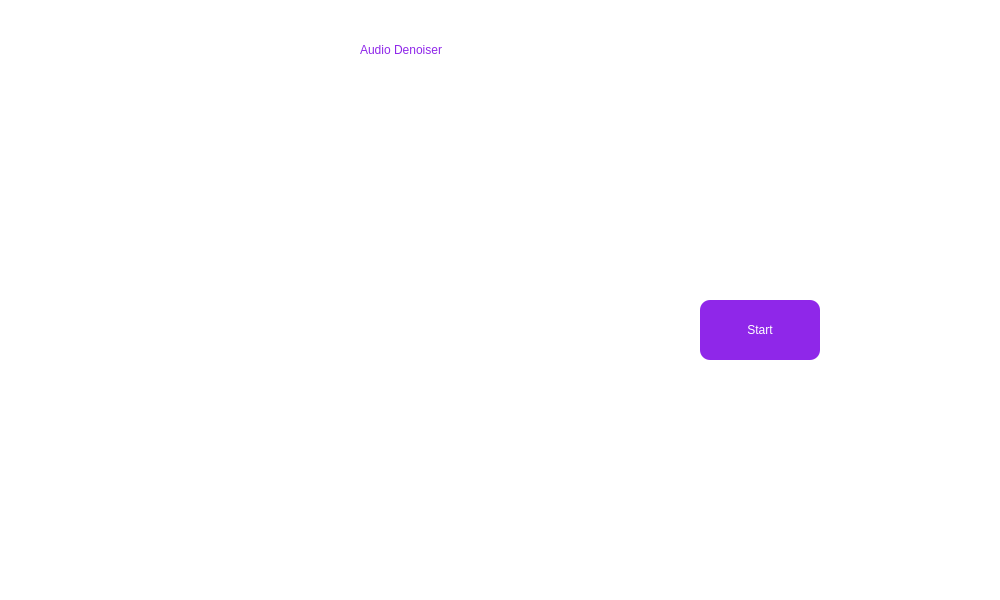
<?xml version="1.0" encoding="UTF-8"?>
<ui version="4.0">
 <class>Form</class>
 <widget class="QWidget" name="Form">
  <property name="geometry">
   <rect>
    <x>0</x>
    <y>0</y>
    <width>1000</width>
    <height>600</height>
   </rect>
  </property>
  <property name="windowTitle">
   <string>Audio Denoiser</string>
  </property>
  <property name="styleSheet">
   <string notr="true">background:rgb(255, 255, 255)</string>
  </property>
  <widget class="QLabel" name="label">
   <property name="geometry">
    <rect>
     <x>360</x>
     <y>0</y>
     <width>400</width>
     <height>100</height>
    </rect>
   </property>
   <property name="minimumSize">
    <size>
     <width>200</width>
     <height>37</height>
    </size>
   </property>
   <property name="autoFillBackground">
    <bool>true</bool>
   </property>
   <property name="styleSheet">
    <string notr="true">color:rgb(143, 39, 233);
font-family: &quot;Bernard MT Condensed&quot;;
font: 30pt &quot;MS Shell Dlg 2&quot;;</string>
   </property>
   <property name="text">
    <string>Audio Denoiser</string>
   </property>
  </widget>
  <widget class="QLabel" name="label_2">
   <property name="geometry">
    <rect>
     <x>10</x>
     <y>140</y>
     <width>400</width>
     <height>500</height>
    </rect>
   </property>
   <property name="styleSheet">
    <string notr="true">image:url(:/image/mic_img.png)</string>
   </property>
   <property name="text">
    <string/>
   </property>
  </widget>
  <widget class="QPushButton" name="pushButton">
   <property name="geometry">
    <rect>
     <x>700</x>
     <y>300</y>
     <width>120</width>
     <height>60</height>
    </rect>
   </property>
   <property name="styleSheet">
    <string notr="true">font: 12pt &quot;MS Shell Dlg 2&quot;;
background-color:rgb(143, 39, 233);
color:rgb(255, 255, 255);
border-width:1px;
border-radius:10px;
border-color: blue;</string>
   </property>
   <property name="text">
    <string>Start</string>
   </property>
  </widget>
 </widget>
 <resources>
  <include location="ui_resource/resource.qrc"/>
 </resources>
 <connections/>
</ui>
